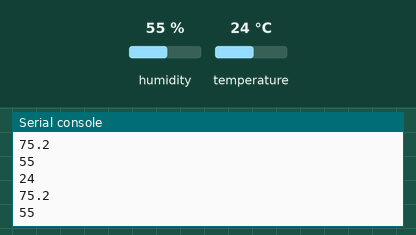
Bench run of a program on a simulated MicroPython board. On the bench: the last lines printed to the serial console. The test bench sets the inputs (shaded band); at power-on: humidity 55 %, temperature 24 °C.

Above: at 1.2 s.
1.3 s: humidity set to 22 %
At 2.0 s:
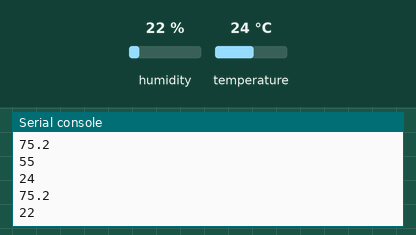
2.8 s: temperature set to 12 °C
At 3.6 s:
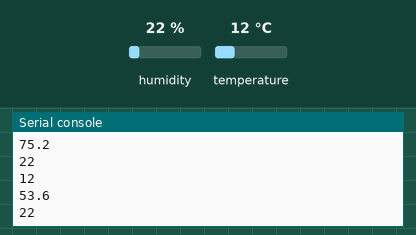
4.3 s: humidity set to 40 %
At 5.2 s:
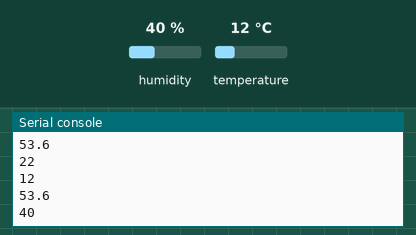
Timing chart, 0 to 7.3 s (numbered marks = the images above; inputs shaded):
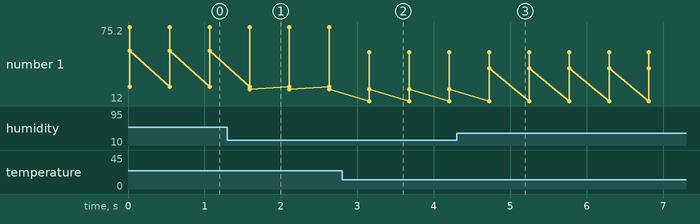

The program:

Oevelse2_2.py
```python
"""
2.2 - lav en ny fil kaldet "oevelse2_2.py" opdater klassen fra forgående slide såder er en metode der kan returnere temperaturen i Fahrenheit grader (Celsius to Fahrenheit: F = C x 9/5 + 32)
"""

from machine import Pin
from time import sleep
from dht import DHT11

dht11=DHT11(Pin(0))

def cel_to_fah(temp_cel):
    return temp_cel*9/5+32


while True:
    measurement=dht11.measure()
    temp=dht11.temperature()
    hum=dht11.humidity()
    print(temp)
    print(cel_to_fah(temp))
    print(hum)
    sleep(0.5)
```

Measured:
- after the input at 1.3 s, the serial console: prints a new line after 0.29 s (image 1)
- after the input at 2.8 s, the serial console: prints a new line after 0.36 s (image 2)
- after the input at 4.3 s, the serial console: prints a new line after 0.43 s (image 3)
- plotted number 1: 55 → 22 after the input at 1.3 s, 22 → 40 after the input at 4.3 s
